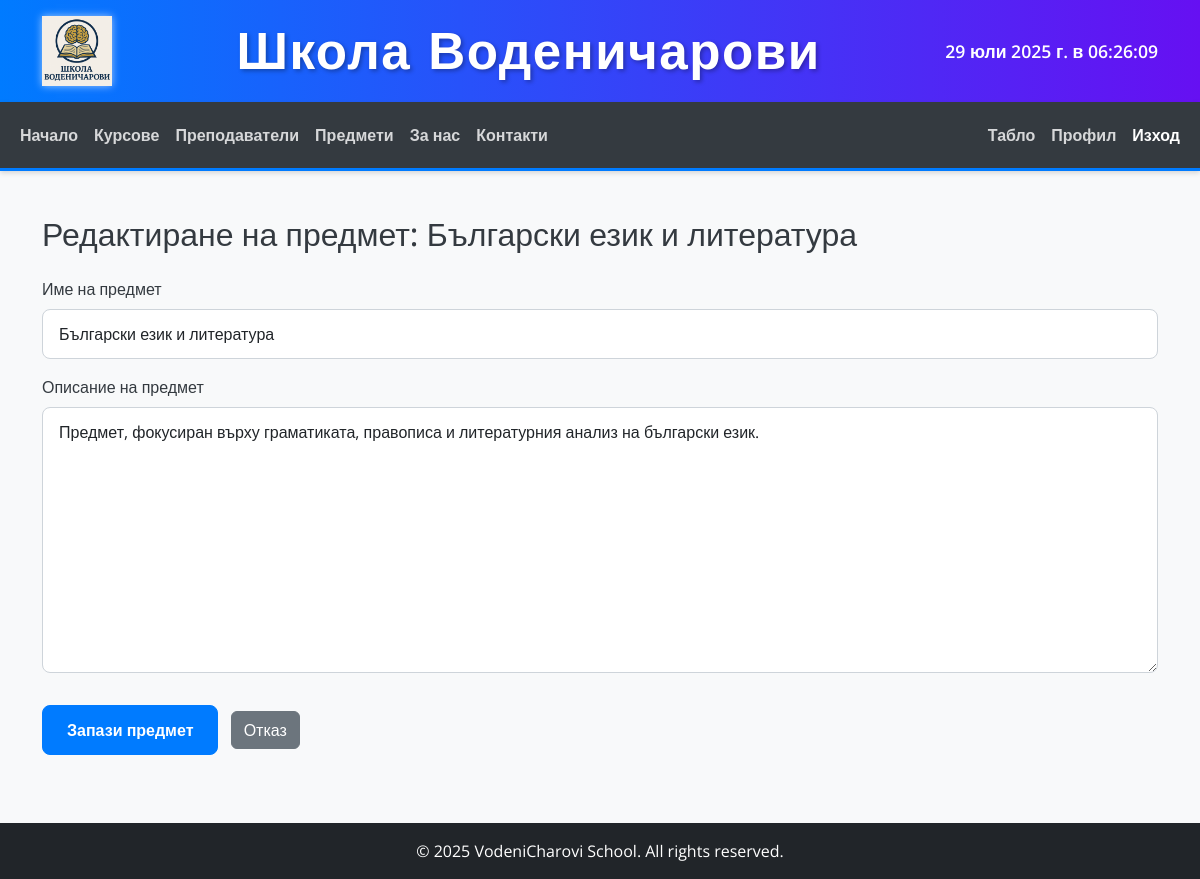
The app's page /subjects/4/edit/ (signed in) with its own data.
### subjects/models.py (models this page shows, shortened)
class Subject(models.Model):
    name = models.CharField(
        max_length=100,
        unique=True,
        verbose_name="Име на предмет"
    )
    description = models.TextField(
        blank=True,
        null=True,
        verbose_name="Описание"
    )
    image = models.ImageField(
        upload_to='subject_images/',
        blank=True,
        null=True,
        verbose_name="Изображение"
    )
    created_at = models.DateTimeField(
        auto_now_add=True
    )
    updated_at = models.DateTimeField(
        auto_now=True
    )
    class Meta:
        ordering = ['name']
        verbose_name = "Предмет"
        verbose_name_plural = "Предмети"

### subjects/views.py (the view)
# urls.py: path('<int:pk>/edit/', SubjectUpdateView.as_view(), name='subject_update'),
class SubjectUpdateView(PermissionRequiredMixin, UpdateView):
    model = Subject
    form_class = SubjectForm
    template_name = 'subjects/subject_form.html'
    success_url = reverse_lazy('subject_list')
    permission_required = 'subjects.change_subject'
    def get_context_data(self, **kwargs):
        context = super().get_context_data(**kwargs)
        context['form_title'] = f'Редактиране на предмет: {self.object.name}'
        return context

### subjects/forms.py
class SubjectForm(forms.ModelForm):
    class Meta:
        model = Subject
        fields = ['name', 'description']
        labels = {
            'name': 'Име на предмет',
            'description': 'Описание на предмет',
        }
    def __init__(self, *args, **kwargs):
        super().__init__(*args, **kwargs)
        for field_name, field in self.fields.items():
            field.widget.attrs['class'] = 'form-control'

### templates/subjects/subject_form.html (shortened to what this page needs)
{% extends 'base.html' %}
{% block content %}
    <h2 class="mb-4">{{ form_title }}</h2>
    <form method="post">
        {% for field in form %}
            <div class="mb-3">
                <label for="{{ field.id_for_label }}" class="form-label">{{ field.label }}</label>
                {{ field }}
            </div>
        {% endfor %}
        <button type="submit" class="btn btn-primary mt-3">Запази предмет</button>
        <a href="{% url 'subject_list' %}" class="btn btn-secondary mt-3 ms-2">Отказ</a>
    </form>
{% endblock %}

### static/css/style.css (style rules this page uses)
body { font-family: 'Open Sans', sans-serif; background-color: #f8f9fa; color: #343a40; }
.form-control { border-radius: 0.5rem; border: 1px solid #ced4da; padding: 0.75rem 1rem; font-size: 1rem; }
.btn-primary { background-color: #007bff; border-color: #007bff; border-radius: 0.5rem; padding: 0.75rem 1.5rem; font-weight: 600; transition: background-color 0.3s ease, border-color 0.3s ease; }

### records on screen
Subject: form "Български език и литература" "Предмет, фокусиран върху граматиката, правописа и литературния анализ на български език."

### other values on screen
{{ field.label }} "Име на предмет" "Описание на предмет"
